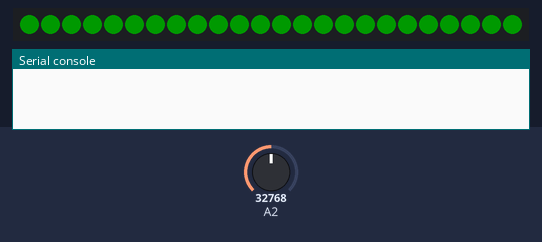
Bench run of a program on a simulated CircuitPython board. Parts: 24 RGB LEDs in strip order, left to right, the last lines printed to the serial console. Inputs (shaded band) come from the test bench; at power-on: A2 = 32768 (analog values on the 0–65535 scale). Dim RGB values are drawn brighter than linear; deep sleep restarts the program when it ends.

Above: at 1.9 s.
2.0 s: A2 set to 31984
5.0 s: A2 set to 62112
6.5 s: A2 set to 63568
At 8.1 s:
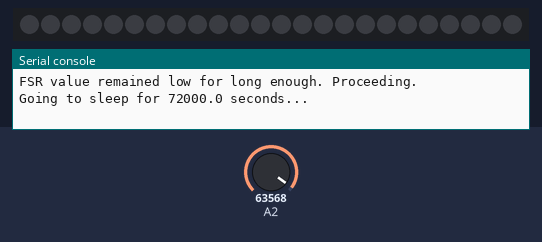
Timing chart, 0 to 9.6 s (numbered marks = the images above; inputs shaded):
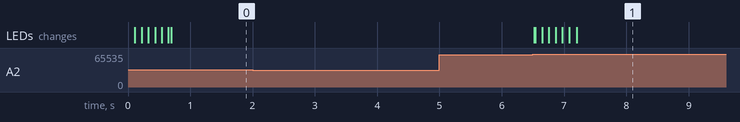

Measured:
- the behaviour switches between 62992 and 63008 on A2 (found by bisection; images 0 and 1)
- after the input at 5.0 s, every drawn part: stays the same

The program:

code.py
```python
import board
import os
import analogio
import neopixel
import time
import alarm
import microcontroller
from fade_controller import Fade_Controller
from press_observer import Press_Duration_Observer
from smooth import smooth

# === SETUP CONSTANTS ===
SLEEP_TIME = float(os.getenv("SLEEP_TIME")) * 3600
ALPHA = 0.5  # FSR signal smoothing factor
FORCE_THRESHOLD = 63000
LOW_FORCE_THRESHOLD = 32000
# === SETUP NEOPIXEL ===
PIXEL_ORDER = getattr(neopixel, os.getenv("PIXEL_ORDER"))
pixels = neopixel.NeoPixel(
    pin = getattr(board, os.getenv("NEOPIXEL_PIN")),
    n = os.getenv("NUM_PIXELS"),
    bpp = len(PIXEL_ORDER),
    brightness = float(os.getenv("BRIGHTNESS")),
    auto_write = True,
    pixel_order = PIXEL_ORDER
    )

# === SETUP FSR ===
fsr = analogio.AnalogIn(getattr(board, os.getenv("FSR_PIN")))

# === SETUP FADER AND PRESS OBSERVER ===
COLOR = tuple(int(i.strip()) for i in os.getenv("COLOR")[1:-1].split(','))

PRESS_DURATION_THRESHOLD = float(os.getenv("PRESS_DURATION_THRESHOLD"))
fader = Fade_Controller(pixels, COLOR, duration=PRESS_DURATION_THRESHOLD*1000)
press_observer = Press_Duration_Observer(PRESS_DURATION_THRESHOLD, FORCE_THRESHOLD)

# === FADE UP NEOPIXELS ===
while not fader.is_finished():
    fader.fade_up()
    time.sleep(.01)

# === WAIT FOR LOW FSR VALUE ===
filtered_value = fsr.value
while True:
    while filtered_value > LOW_FORCE_THRESHOLD:
        filtered_value = smooth(fsr.value, filtered_value, ALPHA)
        time.sleep(.1)
    start_time = time.monotonic()

    while time.monotonic() - start_time < 1:
        filtered_value = smooth(fsr.value, filtered_value, ALPHA)
        if filtered_value > LOW_FORCE_THRESHOLD:  # if bottle returned too quickly
            break # restart removal check
        time.sleep(.1)
    else:
        print("FSR value remained low for long enough. Proceeding.")
        break


#  === WAIT FOR SENSOR TO BE PRESSED ===
while not press_observer.duration_passed():
    filtered_value = smooth(fsr.value, filtered_value, ALPHA)
    press_observer.update(filtered_value)
    if press_observer.press_started:
        fader.fade_down()
    else:
        fader.fade_up()
    time.sleep(.01)

# === FINISH FADING DOWN LEDS ===
while not fader.is_finished():
    fader.fade_down()
    time.sleep(.01)

# === ENTER SLEEP ===
print(f"Going to sleep for {SLEEP_TIME} seconds...")
time_alarm = alarm.time.TimeAlarm(monotonic_time=time.monotonic() + SLEEP_TIME)
alarm.exit_and_deep_sleep_until_alarms(time_alarm)

# === Hard reset on wake-up ===
# This line will only execute if somehow deep sleep fails
microcontroller.reset()
```

fade_controller.py
```python
import time
import math


class Fade_Controller:
    direction = "UP"

    def __init__(self, pixels, color, refresh=15, duration=300):
        self.pixels = pixels
        self.refresh = refresh  # time between refreshes in ms
        self.color = color
        self.increment = get_increment(color, refresh, duration)
        self.duration = duration # how long to it takes to go from min to max brightness in ms (or vice versa)
        self.prev_update_time = 0

    def _refresh_threhold_passed(self):
        time_passed = time.monotonic() - self.prev_update_time
        if time_passed > self.refresh / 1000:
            return True
        else:
            return False

    def _set(self, color):
        self.pixels.fill(color)
        self.prev_update_time = time.monotonic()

    def fade_up(self):
        if not self._refresh_threhold_passed():
            return
        self.direction = "UP"

        color = tuple(
            math.ceil(self.pixels[0][i] + self.increment[i])
            if self.pixels[0][i] + self.increment[i] < self.color[i]
            else self.color[i]
            for i in range(len(self.pixels[0]))
        )
        self._set(color)

    def fade_down(self, min_brightness = 0):
        if not self._refresh_threhold_passed():
            return
        self.direction = "DOWN"
        color = tuple(
            math.floor(self.pixels[0][i] - self.increment[i])
            if self.pixels[0][i] - self.increment[i] > self.color[i] * min_brightness
            else self.color[i] * min_brightness
            for i in range(len(self.pixels[0]))
        )
        self._set(color)

    def breath(self, min_brightness = .05):
        if not self._refresh_threhold_passed():
            return
        if self.pixels[0] == self.color:
            self.direction = "DOWN"
        if self.pixels[0] == tuple(int(x * min_brightness) for x in self.color):
            self.direction = "UP"
        if self.direction == "UP":
            self.fade_up()
        if self.direction == "DOWN":
            self.fade_down(min_brightness)

    def is_finished(self):
        if self.direction == "UP":
            return self.pixels[0] == self.color
        if  self.direction == "DOWN":
            return max(self.pixels[0]) == 0

def get_increment(color, refresh, duration):
    increments = abs(duration / refresh)
    return tuple(c / increments for c in color)
```

press_observer.py
```python
import time

class Press_Duration_Observer:
    press_started = False
    start_time = None
    values = [0]
    def __init__(self, duration, threshold):
        self.duration = duration
        self.threshold = threshold

    def _start(self):
        self.start_time = time.monotonic()
        self.press_started = True

    def update(self, value):
        if not self.press_started and value > self.threshold:
            self.press_started = True
            self.start_time = time.monotonic()
        if self.press_started:
            self.values.insert(0, value)

    def duration_passed(self):
        if self.press_started and min(self.values) > self.threshold:
            if time.monotonic() - self.start_time > self.duration:
                return True
        else:
            self.reset()
        #return False

    def reset(self):
        self.press_started = False
        self. values = []
```

smooth.py
```python
def smooth(value, smoothed_value, alpha):
    return  alpha * value + (1-alpha) * smoothed_value
```
